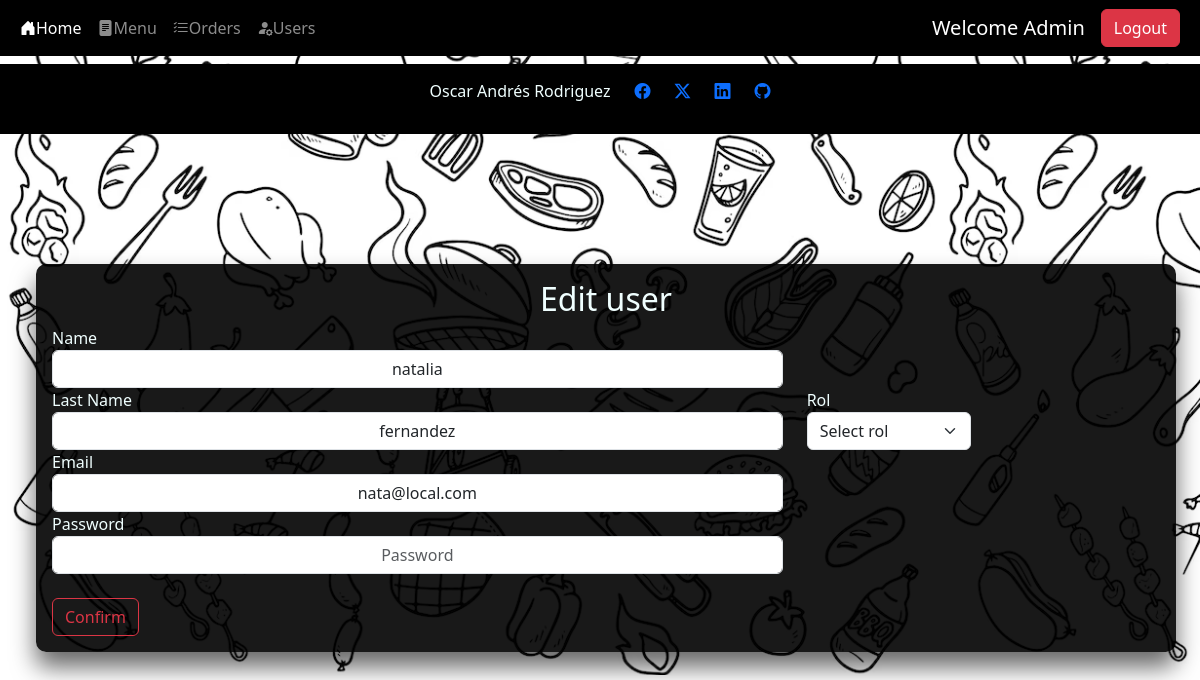
The app's page /users/update_user/6 (signed in), older data.
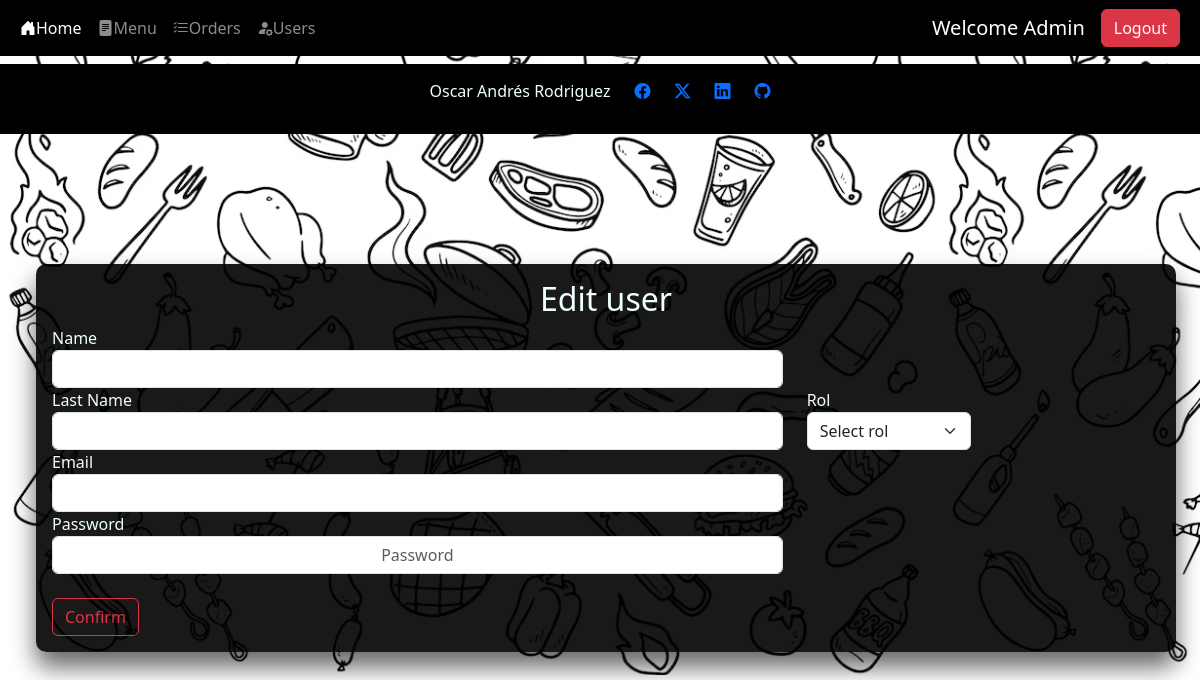
The same page, newer data.
### src/db/db_models.py (models this page shows)
class Users(Base):
    __tablename__ = "users"
    id = Column(Integer,primary_key=True, index=True)
    name = Column(String)
    last_name = Column(String)
    email = Column(String, unique=True, index=True, nullable=False)
    password = Column(String, nullable=False)
    rol_id = Column(Integer, ForeignKey('roles.id'), nullable=True)

### src/routes/users.py (the view)
@router.get('/update_user/{id}')
def update_user_page(request: Request, response:Response, id:int, db: Session = Depends(get_db)):
    print("Loading edit user page")
    user, body = get_current_user(request=request, db=db)
    if user is None:
        return RedirectResponse(url="/home",status_code=status.HTTP_307_TEMPORARY_REDIRECT)
    if user.rol_id != 1:
        body["msg"] = "Unauthorized user getting back to home page"
        return templates.TemplateResponse("users.html", body)
    edit_user = db.query(Users).filter(Users.id == id).first()
    body["user"] = edit_user
    return templates.TemplateResponse("edit-user.html", body)

### templates/edit-user.html (shortened to what this page needs)
{% extends "layout.html" %}
{% block content %}
<div class="center-box container m-4 p-3" >
    <h2 class="text-center">Edit user</h2>
    <form action="/users/update_user/{{user.id}}" method="post">
        <div class="row align-items-center">
            <div class="col-md-8 ">
                <label for="name">Name</label>
                <input type="text" class="form-control text-center" name="name" id="name" value="{{user.name}}">
            </div>
            <div class=" col-md-8">
                <label for="last_name">Last Name</label>
                <input type="text" class="form-control text-center" name="last_name" id="last_name" value="{{user.last_name}}">
            </div>
            <div class=" col-md-2">
                <label for="rol">Rol</label>
                <select name="rol" id="rol" class="form-select">
                    <option selected>Select rol</option>
                </select>
            </div>
        </div>
        <div class="row align-items-center">
            <div class="col-8">
                <label for="email">Email</label>
                <input type="email" class="form-control text-center" name="email" id="email" value="{{user.email}}">
            </div>
            <div class="col-8">
                <label for="password">Password</label>
                <input type="password" class="form-control text-center" name="password" id="password" placeholder="Password">
            </div>
        </div>
        <div class="col-auto pt-4">
            <button type="submit" class="btn btn-outline-danger ">Confirm</button>
        </div>
    </form>
</div>
{% endblock %}

Row changes from the older to the newer data that the page shows:
removed Users: name "natalia", last_name "fernandez", email "nata@local.com"
